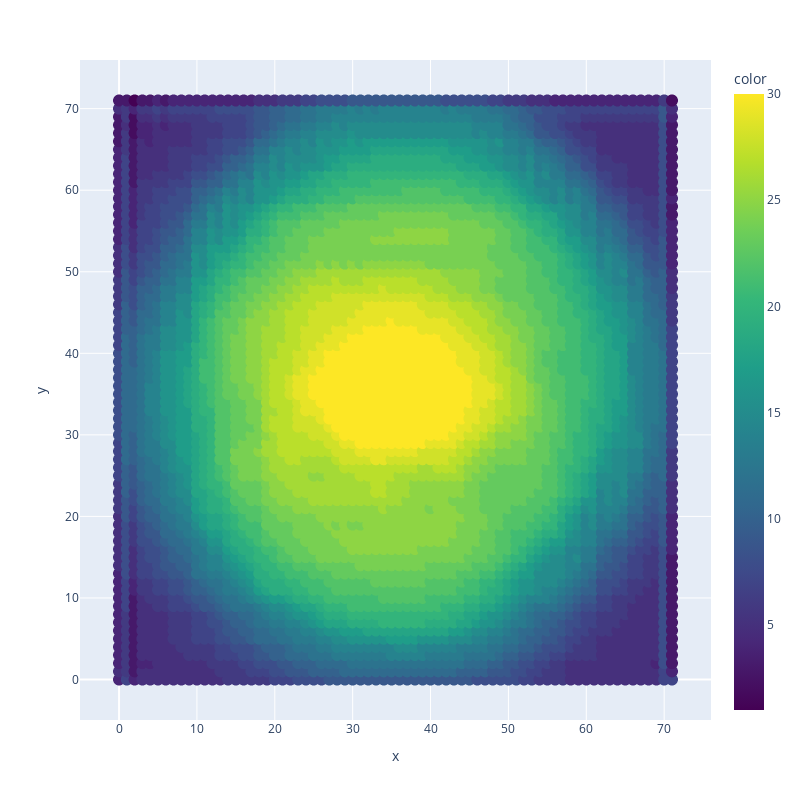

Notebook code for this chart:
### Code cell
location_value = []
frame = 0
index = 0

for i in range(new_output[index].shape[0]):
    for j in range(new_output[index].shape[1]):
        location_value.append([i, j, new_output[index, i, j]])

df = pd.DataFrame(data = location_value, columns=['x', 'y', 'value'])

# df = df[df['value']>0.1]

df['color'] = df['value'].apply(estimate_color)

fig = px.scatter(df, x='x', y='y', color='color', range_color = [1, 30], color_continuous_scale='Viridis', width=800, height=800)

fig.update_traces(marker=dict(size=12), selector=dict(mode='markers'))

fig.show()

### Figure 1 — Plotly figure (JSON) as saved in the notebook; plotly's stock layout.template omitted (floating-point values rounded to 4 significant figures; data arrays with more than 128 entries replaced by an {"elided": "..."} marker saying what was removed)
{"data": [{"hovertemplate": "x=%{x}<br>y=%{y}<br>color=%{marker.color}<extra></extra>", "legendgroup": "", "marker": {"color": {"elided": "5184 int values"}, "coloraxis": "coloraxis", "size": 12, "symbol": "circle"}, "mode": "markers", "name": "", "showlegend": false, "type": "scattergl", "x": {"elided": "5184 int values"}, "xaxis": "x", "y": {"elided": "5184 int values"}, "yaxis": "y"}], "layout": {"coloraxis": {"cmax": 30, "cmin": 1, "colorbar": {"title": {"text": "color"}}, "colorscale": [[0, "#440154"], [0.1111, "#482878"], [0.2222, "#3e4989"], [0.3333, "#31688e"], [0.4444, "#26828e"], [0.5556, "#1f9e89"], [0.6667, "#35b779"], [0.7778, "#6ece58"], [0.8889, "#b5de2b"], [1, "#fde725"]]}, "height": 800, "legend": {"tracegroupgap": 0}, "margin": {"t": 60}, "width": 800, "xaxis": {"anchor": "y", "domain": [0, 1], "title": {"text": "x"}}, "yaxis": {"anchor": "x", "domain": [0, 1], "title": {"text": "y"}}}}
